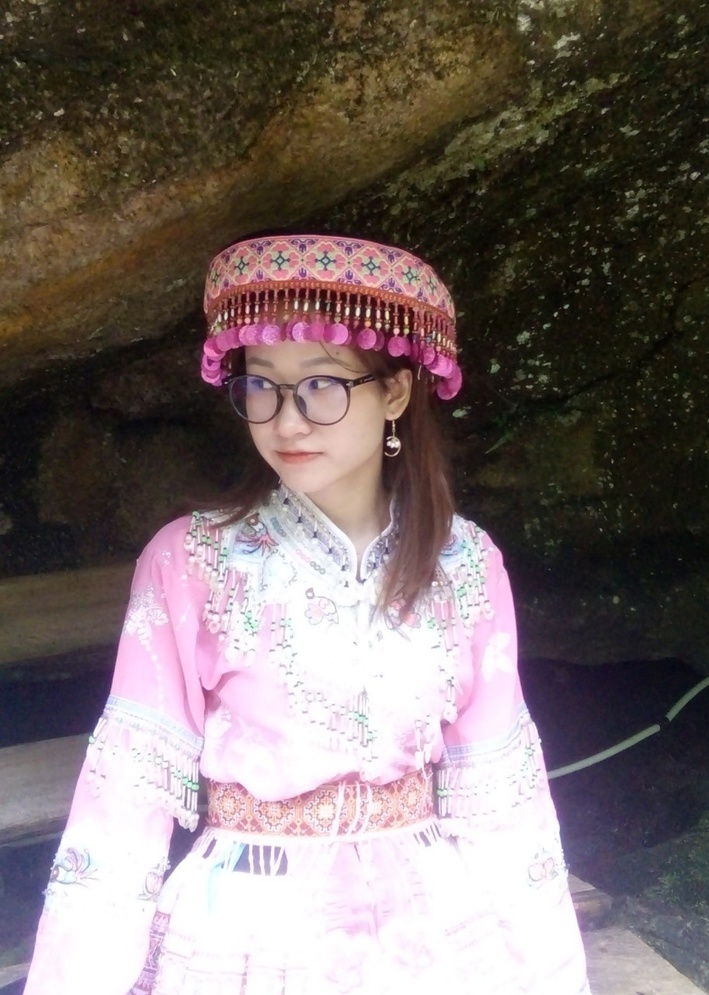
#> input picture Toan_tu_tren_diem_anh/anh1.jpg, 709 x 995 px, shrunk from 913 x 1280 before the run
$ python Gamma.py
#> lines starting #> are read from the running program, lines starting #| are printed output that depends on the picture
import cv2 as cv
import matplotlib.pyplot as plt

def Chuyen_Doi_Gamma(img, gamma, c):
    return float(c) * pow(img, float(gamma))

def show_Chuyen_Doi_Gamma():
    fig = plt.figure(figsize=(16, 9))
    (ax1, ax2), (ax3, ax4) = fig.subplots(2, 2)

    img = cv.imread('anh1.jpg',0)
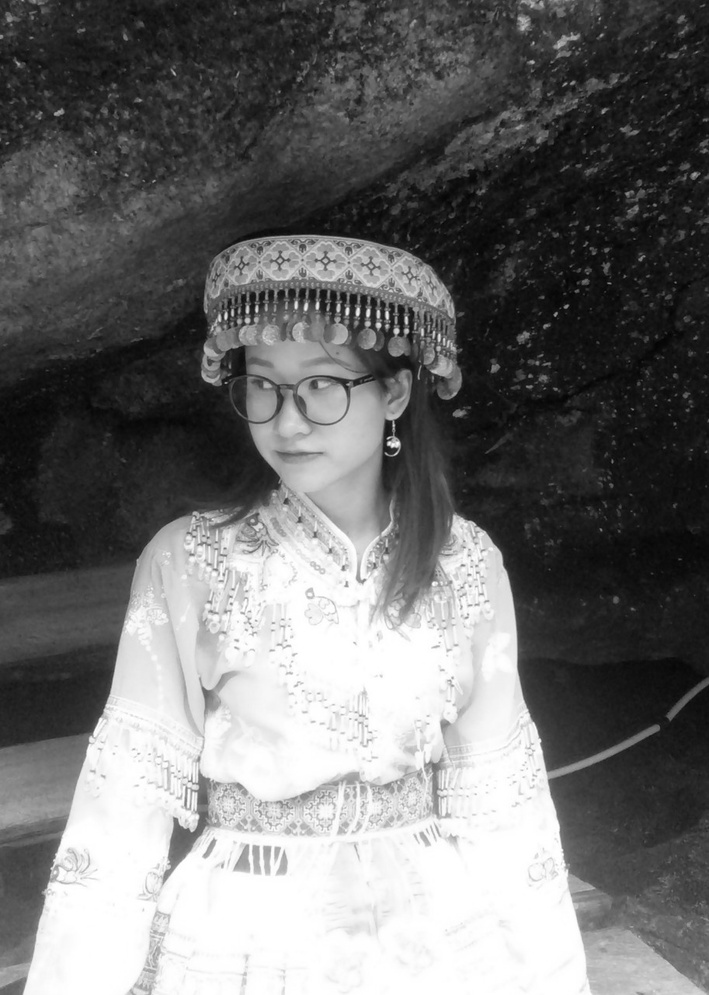
#> img: shape (995, 709); min 0, max 255, mean 111.1
    ax1.imshow(img, cmap='gray')
    ax1.set_title("ảnh gốc")

    y1 = Chuyen_Doi_Gamma(img, 0.6, 1.0)
#> in Chuyen_Doi_Gamma, `return float(c) * pow(img, float(gamma))`:
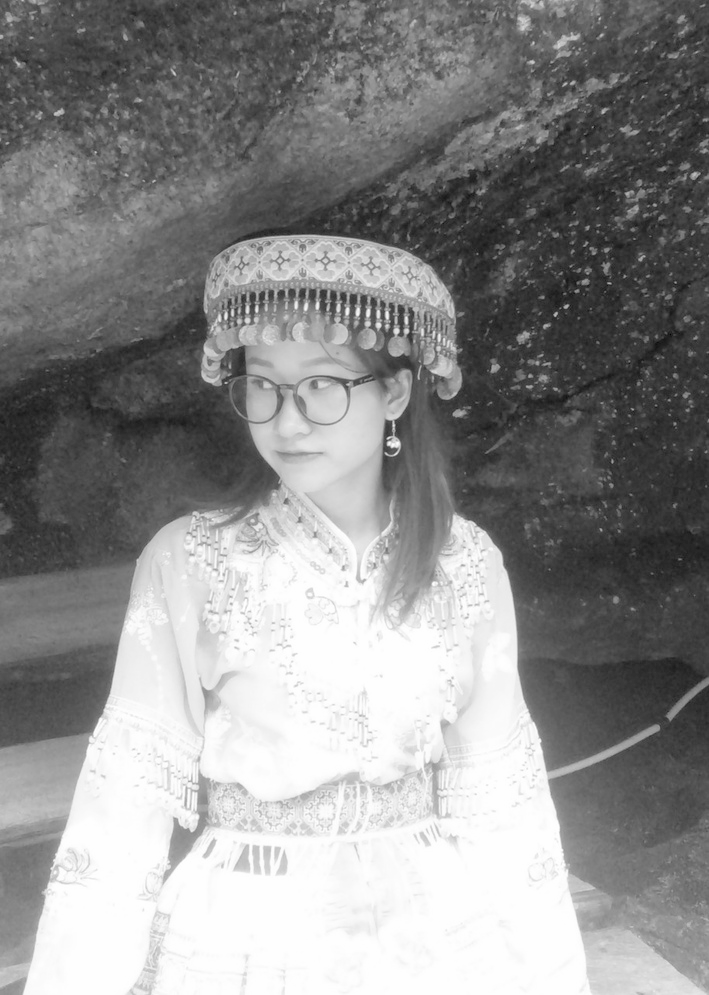
#> returned value: shape (995, 709) float64; min 0, max 27.79, mean 15.4; drawn with min black and max white
    ax2.imshow(y1, cmap='gray')
    ax2.set_title("gamma=0.6")

    y2 = Chuyen_Doi_Gamma(img, 0.3, 1.0)
#> call 2 of Chuyen_Doi_Gamma, with gamma = 0.3, c = 1
#> in Chuyen_Doi_Gamma (call 2), `return float(c) * pow(img, float(gamma))`:
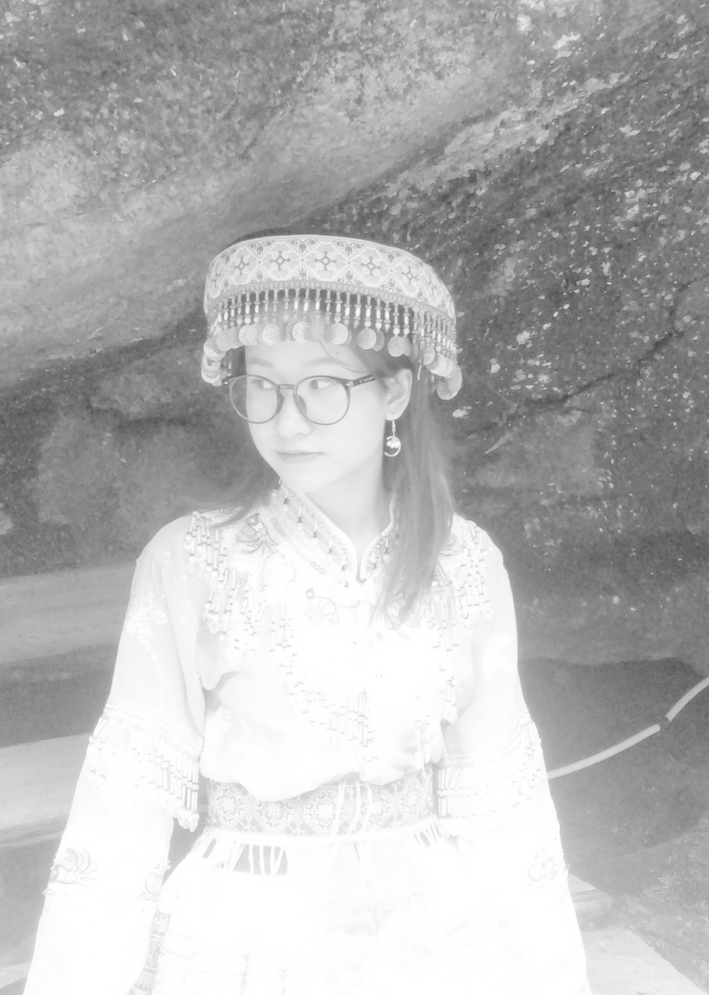
#> returned value: shape (995, 709) float64; min 0, max 5.27, mean 3.78; drawn with min black and max white
    ax3.imshow(y2, cmap='gray')
    ax3.set_title("gamma=0.3")

    y3 = Chuyen_Doi_Gamma(img, 0.1, 1.0)
#> call 3 of Chuyen_Doi_Gamma, with gamma = 0.1, c = 1
#> in Chuyen_Doi_Gamma (call 3), `return float(c) * pow(img, float(gamma))`:
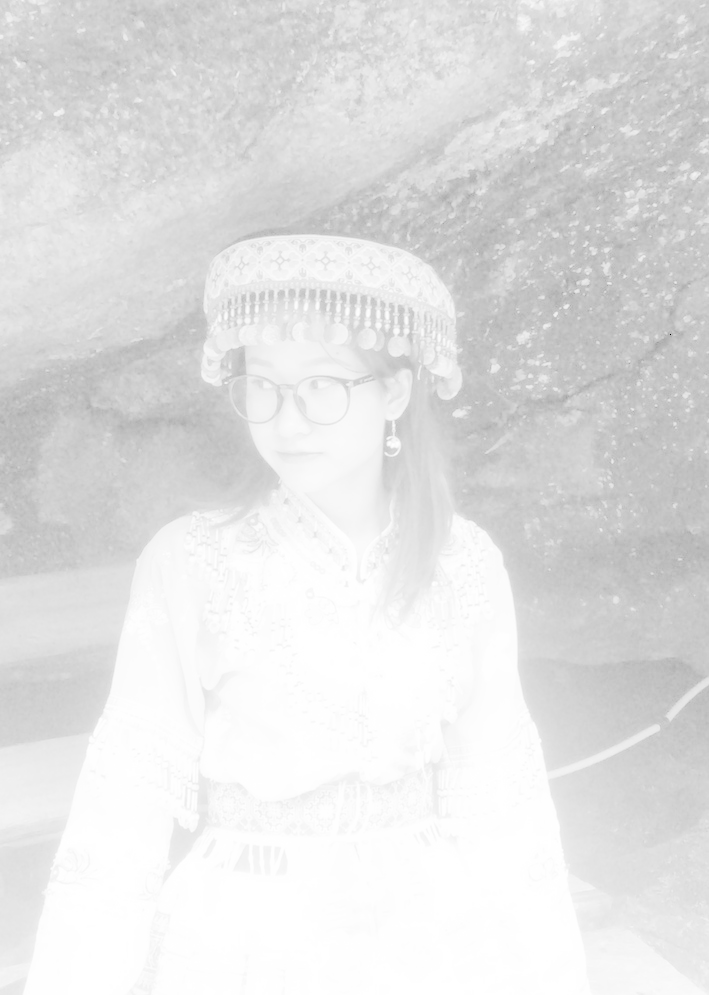
#> returned value: shape (995, 709) float64; min 0, max 1.74, mean 1.54; drawn with min black and max white
    ax4.imshow(y3, cmap='gray')
    ax4.set_title("gamma=0.1")
    plt.show()

if __name__ == '__main__':
    show_Chuyen_Doi_Gamma()
